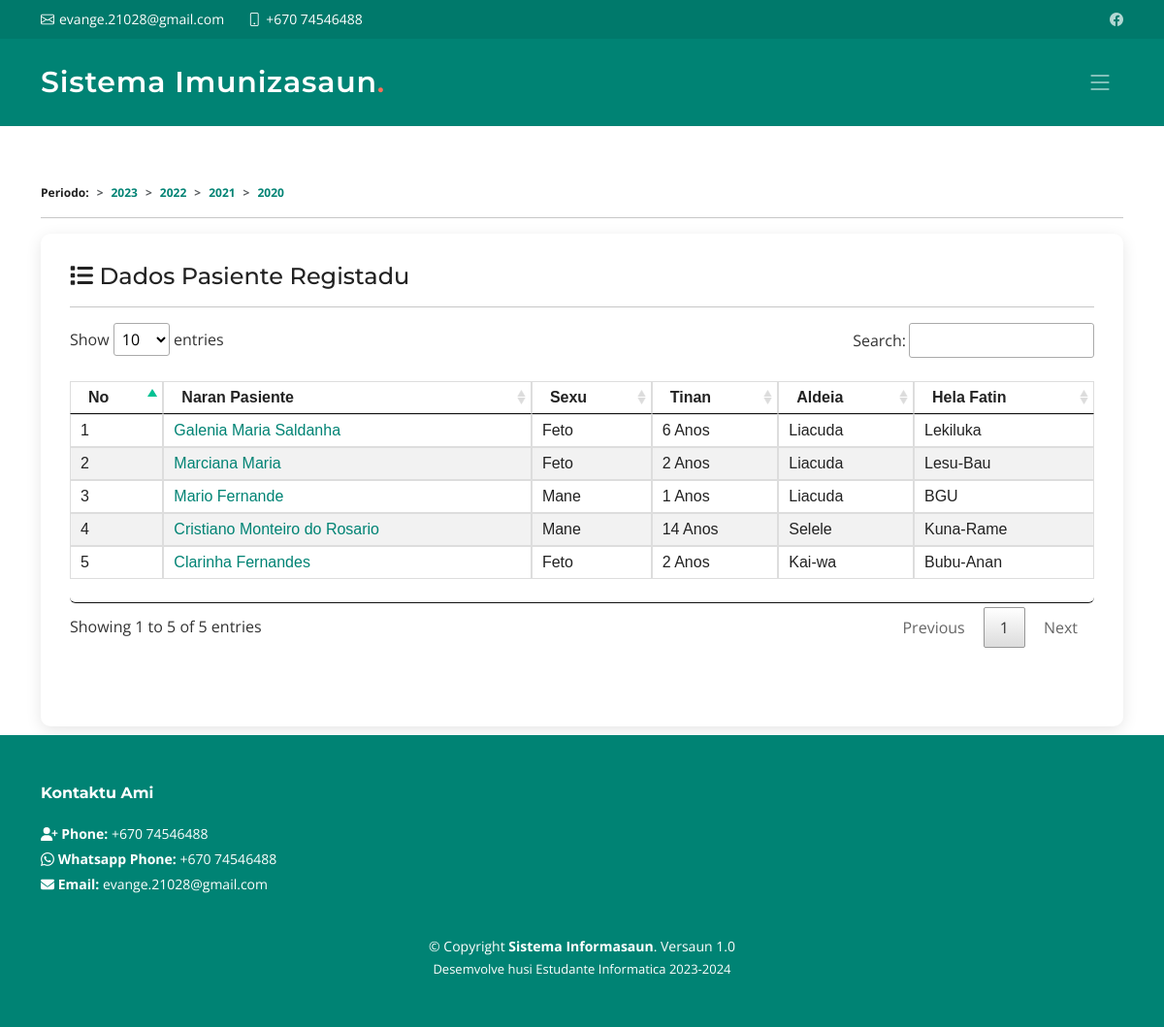
/dados-pasiente.html, run on the app's committed database.
### tables this page shows
CREATE TABLE `t_control` (
  `id_control` int(11) NOT NULL,
  `email` varchar(50) NOT NULL,
  `no_tlf` bigint(20) NOT NULL,
  `instagram` varchar(100) NOT NULL,
  `facabook` varchar(100) NOT NULL,
  `wa` int(11) NOT NULL
);

CREATE TABLE `t_periodo` (
  `id_periodo` int(11) NOT NULL,
  `periodo` int(11) NOT NULL,
  `status` varchar(3) NOT NULL
);

CREATE TABLE `t_pasiente` (
  `id_pasiente` int(11) NOT NULL,
  `naran_pasiente` varchar(50) NOT NULL,
  `data_moris` date NOT NULL,
  `sexu` enum('M','F') NOT NULL,
  `naran_aman` varchar(50) NOT NULL,
  `naran_inan` varchar(50) NOT NULL,
  `no_tlf` int(11) NOT NULL,
  `id_aldeia` int(11) NOT NULL,
  `bairo` varchar(50) NOT NULL
);

CREATE TABLE `t_aldeia` (
  `id_aldeia` int(11) NOT NULL,
  `naran_aldeia` varchar(20) NOT NULL,
  `naran_suku` varchar(20) NOT NULL
);

### back_end/class/class.php (called while the page is built, shortened)
<?php
class database
{
    protected $servername = 'localhost';
    protected $hostname = 'root';
    protected $password = '';
    protected $dbname = 'imun';
    protected $conn;
    public function __construct()
    {
        if (!isset($this->conn)) {
            $this->conn = new mysqli($this->servername, $this->hostname, $this->password, $this->dbname) ;
        }
        return $this->conn;
    }
}
class pasiente extends database
{
    public function dados_pasiente()
    {
        $sql = "SELECT p.id_pasiente,p.naran_pasiente, p.naran_aman, p.naran_inan, p.data_moris,
        timestampdiff(year, p.data_moris, curdate()) as idade, p.sexu, p.no_tlf, p.id_aldeia, p.bairo,
         a.naran_aldeia FROM t_pasiente p, t_aldeia a WHERE p.id_aldeia=a.id_aldeia";
        $query = $this->conn->query($sql);
        if ($query->num_rows > 0) {
            while ($row = $query->fetch_assoc()) {
                $data[] = $row;
            }
            return $data;
        }
    }
}
class aldeia extends database
{
    public function total_adeia()
    {
        $sql = "SELECT a.naran_aldeia, COUNT(*) as Total_adeia FROM t_pasiente p, t_aldeia a
                        WHERE p.id_aldeia=a.id_aldeia GROUP BY a.naran_aldeia";
        $query = $this->conn->query($sql);
        if ($query->num_rows > 0) {
            while ($row = $query->fetch_assoc()) {
                $data[] = $row;
            }
            return $data;
        }
    }
}
class imun extends database
{
    public function total_tipo_graph()
    {
        $sql = "SELECT t.naran_tipo, COUNT(*) as total_tipo FROM t_imunisasaun i,
         t_pasiente p, t_tipu t, t_periodo per WHERE i.id_periodo=per.id_periodo AND i.id_pasiente=p.id_pasiente
         AND i.id_tipo=t.id_tipo AND per.status='Y' GROUP BY t.naran_tipo;";
        $query = $this->conn->query($sql);
        if ($query->num_rows > 0) {
            while ($row = $query->fetch_assoc()) {
                $data[] = $row;
            }
            return $data;
        }
    }
    public function select_sexu_pie()
    {
        $sql = "SELECT p.sexu, COUNT(*) as total_sexu FROM t_pasiente p GROUP BY p.sexu";
        $query = $this->conn->query($sql);
        if ($query->num_rows > 0) {
            while ($row = $query->fetch_assoc()) {
                $data[] = $row;
            }
            return $data;
        }
    }
}
class control extends database
{
    public function control_panel()
    {
        $sql = "SELECT * FROM t_control ORDER BY id_control DESC LIMIT 2";
        $query = $this->conn->query($sql);
        if ($query->num_rows > 0) {
            while ($row = $query->fetch_assoc()) {
                $data[] = $row;
            }
            return $data;
        }
    }
}
class periodo extends database
{
    public function periodo()
    {
        $sql = "SELECT * FROM t_periodo ORDER BY periodo DESC";
        $query = $this->conn->query($sql);
        if ($query->num_rows > 0) {
            while ($row = $query->fetch_assoc()) {
                $data[] = $row;
            }
            return $data;
        }
    }
}

### mod_dados/dados.php (the view, shortened to what this page needs)
<?php
switch ($_GET['act']) {
    case 'read_pasiente':?>
<section id="blog" class="blog">
    <div class="container" data-aos="fade-up">
        <div class="row gy-12 posts-list">
            <div class="col-md-12">
                <nav style="--bs-breadcrumb-divider: '>'; font-size:12px;" class="py-0" aria-label="breadcrumb">
                    <ol class="breadcrumb">
                        <li class="breadcrumb-item"><b>Periodo:</b></li>
                        <?php $data = $periodo->periodo();
                                foreach ($data as $row) {?>
                        <li class="breadcrumb-item fw-bold" style="font-size:12px;"><a
                                href="view-periodo-<?=$row['id_periodo']?>.html"><?=$row['periodo']?></a>
                        </li>
                        <?php } ?>
                    </ol>
                </nav>
                <hr>
                <article class="">
                    <div class="row">
                        <div class="container">
                            <div class="">
                                <h4><i class="fa fa-list"></i> Dados Pasiente Registadu</h4>
                                <hr>
                            </div>
                        </div>
                        <div class="table-responsive">
                            <table id="example" class="customers py-4 rounded">
                                <thead>
                                    <tr>
                                        <th class="py-1">No</th>
                                        <th class="py-1">Naran Pasiente</th>
                                        <th class="py-1">Sexu</th>
                                        <th class="py-1">Tinan</th>
                                        <th class="py-1">Aldeia</th>
                                        <th class="py-1">Hela Fatin</th>
                                    </tr>
                                </thead>
                                <tbody>
                                    <?php $pa = $pass->dados_pasiente();
                                    $no = 1;
                                    foreach ($pa as $row) {?>
                                    <tr>
                                        <td class="py-1"><?=$no; ?></td>
                                        <td class="py-1"><a
                                                href="detalho-pasiente-<?=$row['id_pasiente']?>.html"><?= $row['naran_pasiente'] ?></a>
                                        </td>
                                        <td class="py-1"><?php
                                        if ($row['sexu'] == "M") {
                                            echo "Mane";
                                        }else {
                                            echo "Feto";
                                        }
                                        ?></td>
                                        <td class="py-1"><?= $row['idade'] ?> Anos</td>
                                        <td class="py-1"><?= $row['naran_aldeia'] ?></td>
                                        <td class="py-1"><?= $row['bairo'] ?></td>
                                    </tr>
                                    <?php $no++; } ?>
                                </tbody>
                            </table>
                        </div>
                    </div>
                </article>
            </div>
        </div>
    </div>
</section>
<?php break;case 'detalho_pasiente':
    ?>
<?php } ?>

### media.php (shortened to what this page needs)
<?php
 include "back_end/class/class.php";
$imun = new imun();
$aldeia = new aldeia();
$pass = new pasiente();
$control = new control();
$periodo = new periodo();
$total_tipo= $imun->total_tipo_graph();
$sexu = $imun->select_sexu_pie();
$total_aldeia = $aldeia->total_adeia();
$cp = $control->control_panel();
?>
<!DOCTYPE html>
<html lang="en">
<head>
    <link href="assets/vendor/bootstrap/css/bootstrap.min.css" rel="stylesheet">
    <link href="assets/vendor/bootstrap-icons/bootstrap-icons.css" rel="stylesheet">
    <link href="assets/vendor/aos/aos.css" rel="stylesheet">
    <link href="assets/vendor/glightbox/css/glightbox.min.css" rel="stylesheet">
    <link href="assets/vendor/swiper/swiper-bundle.min.css" rel="stylesheet">
    <link rel="stylesheet" href="assets/icon/css/all.css">
    <link rel="stylesheet" href="assets/datatables/jquery.dataTables.min.css">
    <link href="assets/css/main.css" rel="stylesheet">
</head>
<body>
    <section id="topbar" class="topbar d-flex align-items-center">
        <div class="container d-flex justify-content-center justify-content-md-between">
            <div class="contact-info d-flex align-items-center">
                <i class="bi bi-envelope d-flex align-items-center"><a
                        href="<?=$cp[0]['instagram']; ?>"><?= $cp[0]['email'] ?></a></i>
                <i class="bi bi-phone d-flex align-items-center ms-4"><span>+670 <?=$cp[0]['no_tlf'] ?></span></i>
            </div>
            <div class="social-links d-none d-md-flex align-items-center">
                <a href="<?=$cp[0]['facabook']; ?>" class="facebook"><i class="bi bi-facebook"></i></a>
            </div>
    </section>
    <?php include "f_top.php"; ?>
    <main id="main">
        <?php include "conten.php" ?>
    </main>
    <footer id="footer" class="footer">
        <div class="container">
            <div class="row gy-4">
                <div class="col-lg-4 col-md-12 footer-contact text-center text-md-start">
                    <h4>Kontaktu Ami</h4>
                    <p>
                        <strong><i class="fa fa-user-plus"></i> Phone:</strong> +670 <?=$cp[0]['no_tlf'] ?><br>
                        <strong><i class="bi bi-whatsapp"></i> Whatsapp Phone:</strong> +670 <?=$cp[0]['wa'] ?><br>
                        <strong><i class="fa fa-envelope"></i> Email:</strong> <?=$cp[0]['email'] ?><br>
                    </p>
                </div>
            </div>
        </div>
        <div class="container mt-4">
            <div class="copyright">
                &copy; Copyright <strong><span> Sistema Informasaun</span></strong>. Versaun 1.0
            </div>
            <div class="credits">
                Desemvolve husi<a href="#"> Estudante Informatica <?php echo"2023-"; ?><?=date('Y'); ?></a>
            </div>
        </div>
    </footer>
</body>
</html>

### f_top.php (shortened to what this page needs)
<header id="header" class="header d-flex align-items-center">
    <div class="container-fluid container-xl d-flex align-items-center justify-content-between">
        <a href="index.html" class="logo d-flex align-items-center">
            <h1>Sistema Imunizasaun<span>.</span></h1>
        </a>
        <i class="mobile-nav-toggle mobile-nav-show bi bi-list"></i>
    </div>
</header>

### conten.php (shortened to what this page needs)
<?php
if (!isset($_GET['page'])) {
    include "baranda.php";
}elseif ($_GET['page'] == "estatistika") {
    include "statistika.php";
}elseif ($_GET['page'] == "baranda") {
    include "baranda.php";
}elseif ($_GET['page'] == "informasaun") {
    include "mod_info/informasaun.php";
}elseif ($_GET['page'] == "dados") {
    include "mod_dados/dados.php";
}
?>

### assets/css/main.css (style rules this page uses)
:root { --font-default: "Open Sans", system-ui, -apple-system, "Segoe UI", Roboto, "Helvetica Neue", Arial, "Noto Sans", "Liberation Sans", sans-serif, "Apple Color Emoji", "Segoe UI Emoji", "Segoe UI Symbol", "Noto Color Emoji"; --font-primary: "Montserrat", sans-serif; --font-secondary: "Poppins", sans-serif; }
:root { --color-default: #222222; --color-primary: #008374; --color-secondary: #f85a40; }
:root { scroll-behavior: smooth; }
body { font-family: var(--font-default); color: var(--color-default); }
a { color: var(--color-primary); text-decoration: none; }
h1, h2, h3, h4, h5, h6 { font-family: var(--font-primary); }
section { padding: 60px 0; overflow: hidden; }
.topbar { background: #00796b; height: 40px; font-size: 14px; transition: all 0.5s; color: #fff; padding: 0; }
.topbar .contact-info i { font-style: normal; color: #fff; line-height: 0; }
.topbar .contact-info i a, .topbar .contact-info i span { padding-left: 5px; color: #fff; }
.topbar .contact-info i a { line-height: 0; transition: 0.3s; }
.topbar .social-links a { color: rgba(255, 255, 255, 0.7); line-height: 0; transition: 0.3s; margin-left: 20px; }
.header { transition: all 0.5s; z-index: 997; height: 90px; background-color: var(--color-primary); }
.header .logo h1 { font-size: 30px; margin: 0; font-weight: 600; letter-spacing: 0.8px; color: #fff; font-family: var(--font-primary); }
.header .logo h1 span { color: #f96f59; }
section { scroll-margin-top: 70px; }
@media (max-width: 1279px) { .mobile-nav-show { color: rgba(255, 255, 255, 0.6); font-size: 28px; cursor: pointer; line-height: 0; transition: 0.5s; z-index: 9999; margin-right: 10px; } }
.blog .posts-list article { box-shadow: 0 4px 16px rgba(0, 0, 0, 0.1); padding: 30px; height: 100%; border-radius: 10px; overflow: hidden; }
.footer { font-size: 14px; background-color: var(--color-primary); padding: 50px 0; color: white; }
.footer h4 { font-size: 16px; font-weight: bold; position: relative; padding-bottom: 12px; }
.footer .footer-contact p { line-height: 26px; }
.footer .copyright { text-align: center; }
.footer .credits { padding-top: 4px; text-align: center; font-size: 13px; }
.footer .credits a { color: #fff; }

### media.php (style rules this page uses)
.customers { font-family: Arial, Helvetica, sans-serif; border-collapse: collapse; width: 100%; }
.customers td, .customers th { border: 1px solid #ddd; padding: 8px; }
.customers tr:nth-child(even) { background-color: #f2f2f2; }
.customers th { padding-top: 12px; padding-bottom: 12px; text-align: left; }

### data on the page
t_control: email "evange.21028@gmail.com", no_tlf "74546488", wa "74546488"
t_periodo: periodo "2023"
t_periodo: periodo "2022"
t_periodo: periodo "2021"
t_periodo: periodo "2020"
t_pasiente: naran_pasiente "Galenia Maria Saldanha", sexu "Feto", idade "6", id_aldeia.naran_aldeia "Liacuda", bairo "Lekiluka"
t_pasiente: naran_pasiente "Marciana Maria", sexu "Feto", idade "2", id_aldeia.naran_aldeia "Liacuda", bairo "Lesu-Bau"
t_pasiente: naran_pasiente "Mario Fernande", sexu "Mane", idade "1", id_aldeia.naran_aldeia "Liacuda", bairo "BGU"
t_pasiente: naran_pasiente "Cristiano Monteiro do Rosario", sexu "Mane", idade "14", id_aldeia.naran_aldeia "Selele", bairo "Kuna-Rame"
t_pasiente: naran_pasiente "Clarinha Fernandes", sexu "Feto", idade "2", id_aldeia.naran_aldeia "Kai-wa", bairo "Bubu-Anan"
